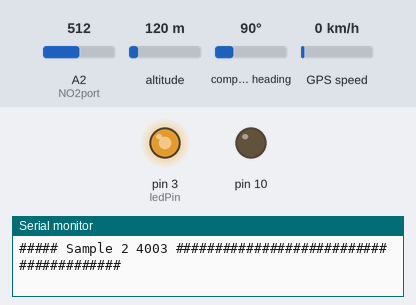
This sketch was run on a simulated Arduino Uno, built with avr-gcc and run on an emulated ATmega328P. Shown: output pins drawn as LEDs (lit = HIGH), the last lines printed to the serial monitor. Inputs (shaded band) come from the test bench; at power-on: A2 (NO2port) = 512, altitude 120 m, compass heading 90°, GPS speed 0 km/h. Storage starts empty; the GPS gets a fix after 3 s at 37.7749, -122.4194 with 8 satellites.

Above: at 4.8 s.
4.9 s: A2 (NO2port) set to 992
At 5.3 s:
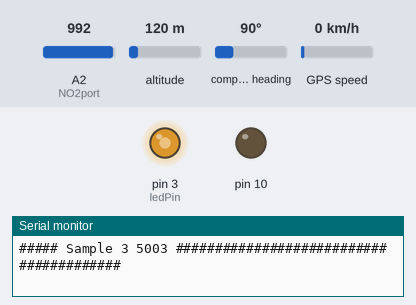
6.5 s: A2 (NO2port) set to 306
At 8.1 s:
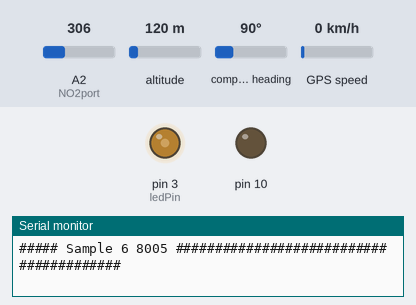
Timing chart, 0 to 9.6 s (numbered marks = the images above; inputs shaded):
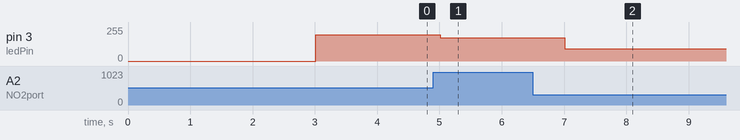

The sketch:

NO2_sensor_exe.ino
```cpp
#include <SPI.h>
#include <Adafruit_GPS.h>
#include <SoftwareSerial.h>
#include <SD.h>


File logfile;
#define chipSelect 10
#define ledPin 3
#define GPSECHO  false
#define LOG_FIXONLY true

// GPS Init
SoftwareSerial gps_Serial(8, 7);
Adafruit_GPS GPS(&gps_Serial);

int const NO2port = A2;
float const NO2seriesResistor = 22000;
float NO2resistance;

void setup() {
  Serial.begin(115200);
  pinMode(ledPin, OUTPUT);
  pinMode(10, OUTPUT);
  pinMode (NO2port, INPUT);

  sdCardInitialization();

  Serial.println(F("Initializing GPS..."));
  GPS.begin(9600);

  GPS.sendCommand(PMTK_SET_NMEA_OUTPUT_RMCGGA);      // uncomment this line to turn on RMC (recommended minimum) and GGA (fix data) including altitude
  GPS.sendCommand(PMTK_SET_NMEA_UPDATE_1HZ);   // Set the update rate; 1 or 5 Hz update rate\
  GPS.sendCommand(PGCMD_ANTENNA);
  gps_Serial.println(PMTK_Q_RELEASE);

  Serial.println(F("Ready!"));
}

int loopCount = 1;

void loop(void)
{
  gps_Serial.listen();
  char c = GPS.read();

  if (GPSECHO) {
     if (c)   Serial.print(c);
  }

  if (GPS.newNMEAreceived()) {
    GPS.lastNMEA();

    if (!GPS.parse(GPS.lastNMEA()))  {
      return;
    }

    if (LOG_FIXONLY && !GPS.fix) {
        Serial.println("No Fix");
        return;
    }

    logfile.println(F("\n#####"));  // new data marker
    printHeader();

    char *stringptr = GPS.lastNMEA();
    uint8_t stringsize = strlen(stringptr);
    if (stringsize != logfile.write((uint8_t *)stringptr, stringsize))  {  //write the string to the SD file
      Serial.println(F("error with writing to SD"));
    }

    logData();

    logfile.flush();
  }
}


void sdCardInitialization(void)
{
  // SD Card Init
  if (!SD.begin(chipSelect)) {
    Serial.println(F("SD Card init. failed!"));
    while(1);
  } else {
  Serial.println(F("SD Card init successful!"));
  }

  // File Init
  char filename[15];
  sprintf(filename, "/LOG00.csv");
  for (uint8_t i = 0; i < 100; i++) {
    filename[4] = '0' + i/10;
    filename[5] = '0' + i%10;
    if (! SD.exists(filename)) {          // create if does not exist, do not open existing, write, sync after write
      break;
    }
  }

  Serial.print(F("creating file: "));
  Serial.println(filename);
  logfile = SD.open(filename, FILE_WRITE);
  if( ! logfile ) {
    Serial.print(F("Couldnt create ")); Serial.println(filename);
    while(1);
  }
  Serial.print(F("Writing to ")); Serial.println(filename);
}


void logNO2() {
  //read gas sensor data
  int NO2rawInput = analogRead(NO2port);
  //calculate resistances
  NO2resistance = NO2seriesResistor * ((1023.0 / NO2rawInput) - 1.0);
  logfile.print(NO2resistance);
  analogWrite(ledPin, NO2resistance);
  delay(10);
}

void logData() {
  logfile.print(GPS.month, DEC); logfile.print(F("/"));
  logfile.print(GPS.day, DEC); logfile.print(F("/"));
  logfile.print(F("20"));
  logfile.print(GPS.year, DEC);
  logfile.print(F(","));
  logfile.print(GPS.hour, DEC); logfile.print(F(":"));
  logfile.print(GPS.minute, DEC); logfile.print(F(":"));
  logfile.print(GPS.seconds, DEC); logfile.print(F(":"));
  logfile.print(GPS.milliseconds);
  logfile.print(F(","));
  logfile.print(F("fix_")); logfile.print((int)GPS.fix);
  logfile.print(F(","));
  logfile.print(F("qual_")); logfile.print((int)GPS.fixquality);
  logfile.print(F(","));
  if (GPS.fix) {
    logfile.print(gpsConverter(GPS.latitude), 6); logfile.print(F(",")); logfile.print(GPS.lat);
    logfile.print(F(","));
    logfile.print(gpsConverter(GPS.longitude), 6); logfile.print(F(",")); logfile.print(GPS.lon);
    logfile.print(F(",")); logfile.print(GPS.altitude);
    logfile.print(F(",")); logfile.print(GPS.speed);
    logfile.print(F(",")); logfile.print((int)GPS.satellites);
    logfile.print(F(","));
    logNO2();
  }
}

float gpsConverter(float gps)
{
  int gps_min = (int)(gps/100);
  float gps_sec = fmod(gps, 100) / 60;
  float gps_dec = gps_min + gps_sec;
  return gps_dec;
}

void printHeader() {
  Serial.print(F("##### Sample "));   // new data marker
  Serial.print(loopCount++);
  Serial.print(F(" "));
  Serial.print(millis());
  Serial.println(F(" ########################################"));
}


// read a Hex value and return the decimal equivalent
uint8_t parseHex(char c) {
  if (c < '0')
    return 0;
  if (c <= '9')
    return c - '0';
  if (c < 'A')
    return 0;
  if (c <= 'F')
    return (c - 'A')+10;
}


// blink out an error code
void error(uint8_t errno) {
  while(1) {
    uint8_t i;
    for (i=0; i<errno; i++) {
      digitalWrite(ledPin, HIGH);
      delay(100);
      digitalWrite(ledPin, LOW);
      delay(100);
    }
    for (i=errno; i<10; i++) {
      delay(200);
    }
    Serial.print("error=");
    Serial.println(errno);
  } // while()
}
```

Measured:
- after the input at 4.9 s, pin 3 (ledPin): 197/255 → 175/255 after 0.11 s
- after the input at 6.5 s, pin 3 (ledPin): 175/255 → 93/255 after 0.51 s
